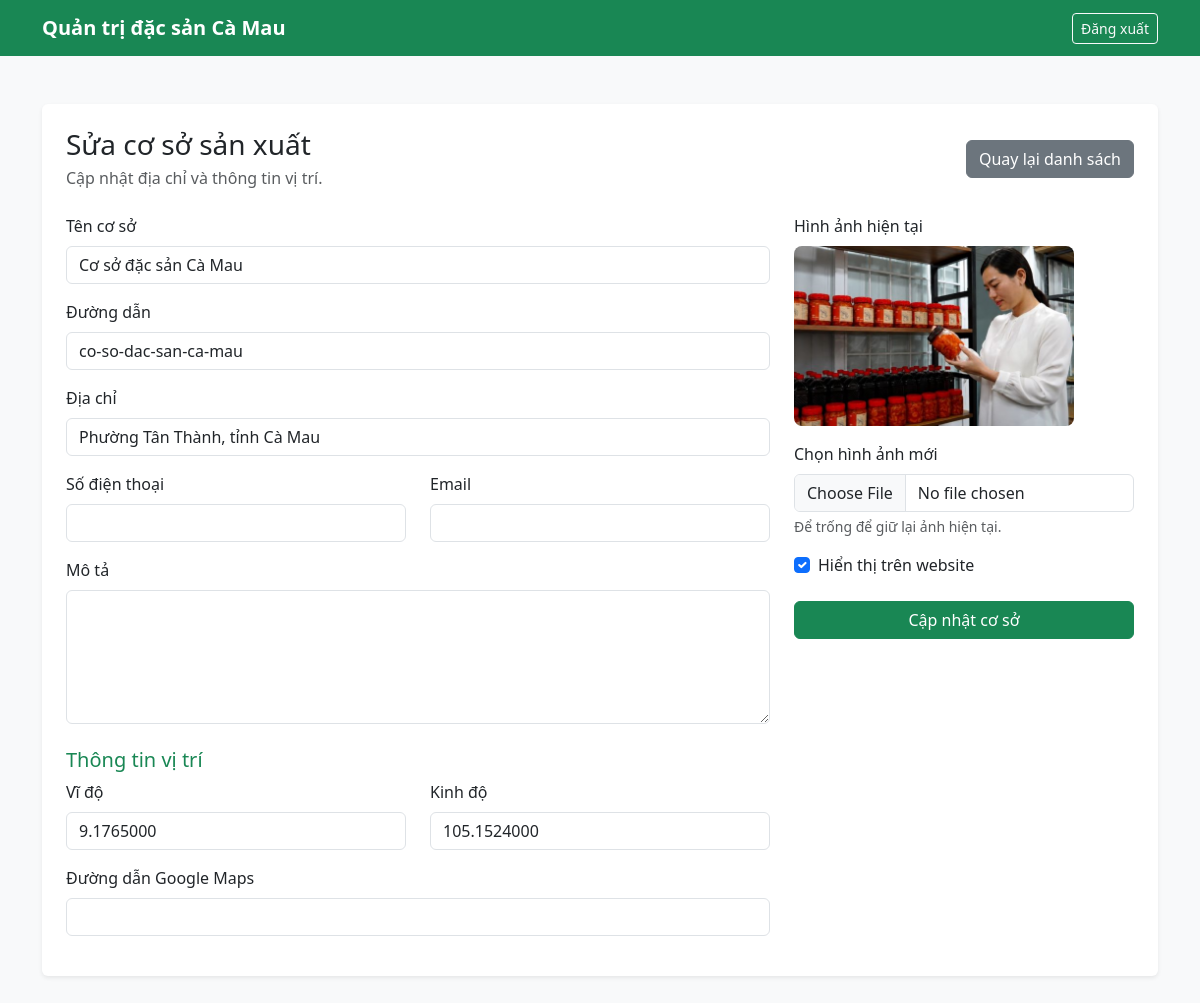
The app's page /admin/co-so/edit.php?id=1 (signed in) with its own data.
### tables this page shows
CREATE TABLE `co_so_san_xuat` (
  `id` int(11) NOT NULL,
  `ten_co_so` varchar(200) NOT NULL,
  `slug` varchar(220) NOT NULL,
  `dia_chi` varchar(255) NOT NULL,
  `so_dien_thoai` varchar(20) DEFAULT NULL,
  `email` varchar(150) DEFAULT NULL,
  `mo_ta` text DEFAULT NULL,
  `hinh_anh` varchar(255) DEFAULT NULL,
  `vi_do` decimal(10,7) DEFAULT NULL,
  `kinh_do` decimal(10,7) DEFAULT NULL,
  `google_maps_url` text DEFAULT NULL,
  `trang_thai` tinyint(1) NOT NULL DEFAULT 1,
  `ngay_tao` datetime NOT NULL DEFAULT current_timestamp(),
  `ngay_cap_nhat` datetime NOT NULL DEFAULT current_timestamp() ON UPDATE current_timestamp()
);

### admin/co-so/edit.php (the view, shortened to what this page needs)
<?php
require_once __DIR__ . '/../../config/database.php';
$id = filter_input(INPUT_GET, 'id', FILTER_VALIDATE_INT);
$stmt = $pdo->prepare(
    'SELECT *
     FROM co_so_san_xuat
     WHERE id = :id
     LIMIT 1'
);
$stmt->execute(['id' => $id]);
$coSo = $stmt->fetch();
$tenCoSo = $coSo['ten_co_so'];
$slug = $coSo['slug'];
$diaChi = $coSo['dia_chi'];
$soDienThoai = $coSo['so_dien_thoai'] ?? '';
$email = $coSo['email'] ?? '';
$moTa = $coSo['mo_ta'] ?? '';
$viDoRaw = (string) ($coSo['vi_do'] ?? '');
$kinhDoRaw = (string) ($coSo['kinh_do'] ?? '');
$googleMapsUrl = $coSo['google_maps_url'] ?? '';
$hinhAnhCu = $coSo['hinh_anh'] ?? null;
$trangThai = (int) $coSo['trang_thai'];
?>
<!DOCTYPE html>
<html lang="vi">
<head>
    <link
        href="https://cdn.jsdelivr.net/npm/bootstrap@5.3.3/dist/css/bootstrap.min.css"
        rel="stylesheet"
    >
</head>
<body class="bg-light">
    <nav class="navbar navbar-dark bg-success">
        <div class="container">
            <a
                class="navbar-brand fw-bold"
                href="/dac-san-ca-mau/admin/index.php"
            >
                Quản trị đặc sản Cà Mau
            </a>
            <a
                href="/dac-san-ca-mau/logout.php"
                class="btn btn-outline-light btn-sm"
            >
                Đăng xuất
            </a>
        </div>
    </nav>
    <main class="container py-5">
        <div class="card border-0 shadow-sm">
            <div class="card-body p-4">
                <div
                    class="d-flex justify-content-between
                           align-items-center flex-wrap gap-2 mb-4"
                >
                    <div>
                        <h1 class="h3 mb-1">
                            Sửa cơ sở sản xuất
                        </h1>
                        <p class="text-muted mb-0">
                            Cập nhật địa chỉ và thông tin vị trí.
                        </p>
                    </div>
                    <a href="index.php" class="btn btn-secondary">
                        Quay lại danh sách
                    </a>
                </div>
                <form
                    method="post"
                    enctype="multipart/form-data"
                >
                    <div class="row g-4">
                        <div class="col-lg-8">
                            <div class="mb-3">
                                <label
                                    for="ten_co_so"
                                    class="form-label"
                                >
                                    Tên cơ sở
                                </label>
                                <input
                                    type="text"
                                    id="ten_co_so"
                                    name="ten_co_so"
                                    class="form-control"
                                    value="<?= htmlspecialchars($tenCoSo) ?>"
                                    required
                                >
                            </div>
                            <div class="mb-3">
                                <label for="slug" class="form-label">
                                    Đường dẫn
                                </label>
                                <input
                                    type="text"
                                    id="slug"
                                    name="slug"
                                    class="form-control"
                                    value="<?= htmlspecialchars($slug) ?>"
                                >
                            </div>
                            <div class="mb-3">
                                <label for="dia_chi" class="form-label">
                                    Địa chỉ
                                </label>
                                <input
                                    type="text"
                                    id="dia_chi"
                                    name="dia_chi"
                                    class="form-control"
                                    value="<?= htmlspecialchars($diaChi) ?>"
                                    required
                                >
                            </div>
                            <div class="row">
                                <div class="col-md-6 mb-3">
                                    <label
                                        for="so_dien_thoai"
                                        class="form-label"
                                    >
                                        Số điện thoại
                                    </label>
                                    <input
                                        type="text"
                                        id="so_dien_thoai"
                                        name="so_dien_thoai"
                                        class="form-control"
                                        value="<?= htmlspecialchars(
                                            $soDienThoai
                                        ) ?>"
                                    >
                                </div>
                                <div class="col-md-6 mb-3">
                                    <label
                                        for="email"
                                        class="form-label"
                                    >
                                        Email
                                    </label>
                                    <input
                                        type="email"
                                        id="email"
                                        name="email"
                                        class="form-control"
                                        value="<?= htmlspecialchars($email) ?>"
                                    >
                                </div>
                            </div>
                            <div class="mb-3">
                                <label for="mo_ta" class="form-label">
                                    Mô tả
                                </label>
                                <textarea
                                    id="mo_ta"
                                    name="mo_ta"
                                    class="form-control"
                                    rows="5"
                                ><?= htmlspecialchars($moTa) ?></textarea>
                            </div>
                            <h2 class="h5 text-success mt-4">
                                Thông tin vị trí
                            </h2>
                            <div class="row">
                                <div class="col-md-6 mb-3">
                                    <label for="vi_do" class="form-label">
                                        Vĩ độ
                                    </label>
                                    <input
                                        type="number"
                                        step="any"
                                        id="vi_do"
                                        name="vi_do"
                                        class="form-control"
                                        value="<?= htmlspecialchars($viDoRaw) ?>"
                                    >
                                </div>
                                <div class="col-md-6 mb-3">
                                    <label
                                        for="kinh_do"
                                        class="form-label"
                                    >
                                        Kinh độ
                                    </label>
                                    <input
                                        type="number"
                                        step="any"
                                        id="kinh_do"
                                        name="kinh_do"
                                        class="form-control"
                                        value="<?= htmlspecialchars(
                                            $kinhDoRaw
                                        ) ?>"
                                    >
                                </div>
                            </div>
                            <div class="mb-3">
                                <label
                                    for="google_maps_url"
                                    class="form-label"
                                >
                                    Đường dẫn Google Maps
                                </label>
                                <input
                                    type="url"
                                    id="google_maps_url"
                                    name="google_maps_url"
                                    class="form-control"
                                    value="<?= htmlspecialchars(
                                        $googleMapsUrl
                                    ) ?>"
                                >
                            </div>
                        </div>
                        <div class="col-lg-4">
                            <?php if (!empty($hinhAnhCu)): ?>
                                <div class="mb-3">
                                    <label class="form-label">
                                        Hình ảnh hiện tại
                                    </label>
                                    <div>
                                        <img
                                            src="/dac-san-ca-mau/assets/uploads/co-so/<?= htmlspecialchars(
                                                $hinhAnhCu
                                            ) ?>"
                                            alt="<?= htmlspecialchars($tenCoSo) ?>"
                                            class="current-image"
                                        >
                                    </div>
                                </div>
                            <?php endif; ?>
                            <div class="mb-3">
                                <label
                                    for="hinh_anh"
                                    class="form-label"
                                >
                                    Chọn hình ảnh mới
                                </label>
                                <input
                                    type="file"
                                    id="hinh_anh"
                                    name="hinh_anh"
                                    class="form-control"
                                    accept=".jpg,.jpeg,.png,.webp"
                                >
                                <div class="form-text">
                                    Để trống để giữ lại ảnh hiện tại.
                                </div>
                            </div>
                            <div class="form-check mb-4">
                                <input
                                    type="checkbox"
                                    id="trang_thai"
                                    name="trang_thai"
                                    class="form-check-input"
                                    <?= $trangThai === 1
                                        ? 'checked'
                                        : '' ?>
                                >
                                <label
                                    for="trang_thai"
                                    class="form-check-label"
                                >
                                    Hiển thị trên website
                                </label>
                            </div>
                            <button
                                type="submit"
                                class="btn btn-success w-100"
                            >
                                Cập nhật cơ sở
                            </button>
                        </div>
                    </div>
                </form>
            </div>
        </div>
    </main>
</body>
</html>

### admin/co-so/edit.php (style rules this page uses)
.current-image, #imagePreview { width: 100%; max-width: 280px; height: 180px; object-fit: cover; border-radius: 8px; }

### records on screen
co_so_san_xuat: ten_co_so "Cơ sở đặc sản Cà Mau", slug "co-so-dac-san-ca-mau", dia_chi "Phường Tân Thành, tỉnh Cà Mau", vi_do "9.1765000", kinh_do "105.1524000", hinh_anh (picture), trang_thai "☑"
